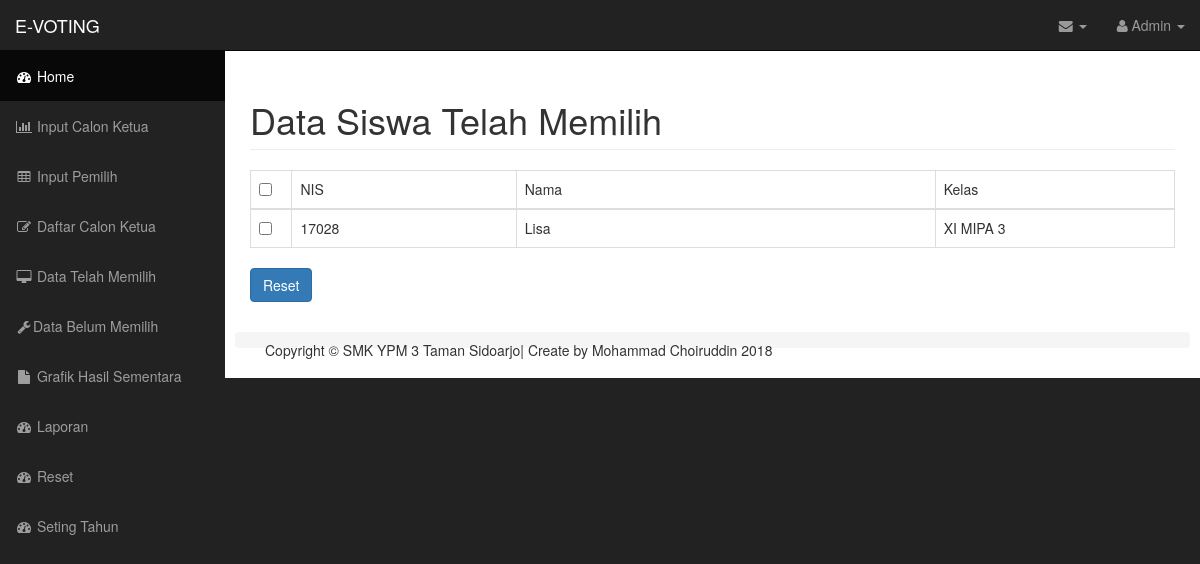
Screenshot of /system/datatelahmemilih.php (signed in) with the database file from the repository.
### tables this page shows
CREATE TABLE `students` (
  `id_siswa` int(11) NOT NULL,
  `matric_no` decimal(12,0) NOT NULL DEFAULT '0',
  `password` varchar(20) NOT NULL,
  `kelas` varchar(20) NOT NULL,
  `thn_ajaran` varchar(255) NOT NULL,
  `status` int(1) NOT NULL DEFAULT '0'
);

### system/datatelahmemilih.php (the view, shortened to what this page needs)
<!DOCTYPE html>
<html lang="en">
<head>
    <link href="css/bootstrap.min.css" rel="stylesheet">
    <link href="css/sb-admin.css" rel="stylesheet">
    <link href="font-awesome/css/font-awesome.min.css" rel="stylesheet" type="text/css">
</head>
<body>
    <div id="wrapper">
        <nav class="navbar navbar-inverse navbar-fixed-top" role="navigation">
            <div class="navbar-header">
                <a class="navbar-brand" href="home.php">E-VOTING</a>
            </div>
            <ul class="nav navbar-right top-nav">
                <li class="dropdown">
                    <a href="#" class="dropdown-toggle" data-toggle="dropdown"><i class="fa fa-envelope"></i> <b class="caret"></b></a>
                </li>
                <li class="dropdown">
                    <a href="#" class="dropdown-toggle" data-toggle="dropdown"><i class="fa fa-user"></i> Admin <b class="caret"></b></a>
                </li>
            </ul>
            <div class="collapse navbar-collapse navbar-ex1-collapse">
                <ul class="nav navbar-nav side-nav">
                    <li class="active">
                        <a href="home.php"><i class="fa fa-fw fa-dashboard"></i> Home</a>
                    </li>
                    <li>
                        <a href="inputcalon.php"><i class="fa fa-fw fa-bar-chart-o"></i> Input Calon Ketua</a>
                    </li>
                    <li>
                        <a href="inputpemilih.php"><i class="fa fa-fw fa-table"></i> Input Pemilih</a>
                    </li>
                    <li>
                        <a href="daftarcalon.php"><i class="fa fa-fw fa-edit"></i> Daftar Calon Ketua</a>
                    </li>
                    <li>
                        <a href="datatelahmemilih.php"><i class="fa fa-fw fa-desktop"></i> Data Telah Memilih</a>
                    </li>
                    <li>
                        <a href="databelummemilih.php"><i class="fa fa-fw fa-wrench"></i>Data Belum Memilih</a>
                    </li>
                    <li>
                        <a href="grafik.php"><i class="fa fa-fw fa-file"></i> Grafik Hasil Sementara</a>
                    </li>
                    <li>
                        <a href="laporan.php"><i class="fa fa-fw fa-dashboard"></i> Laporan</a>
                    </li>
                    <li>
                        <a href="reset_hasil.php"><i class="fa fa-fw fa-dashboard"></i> Reset</a>
                    </li>
                    <li>
                        <a href="setingtahun.php"><i class="fa fa-fw fa-dashboard"></i> Seting Tahun</a>
                    </li>
                </ul>
            </div>
        </nav>
        <div id="page-wrapper">
            <div class="container-fluid">
                <div class="row">
                  <div class="col-lg-12">
<h1 class="page-header">
                            Data Siswa Telah Memilih
                      </h1>
<form method="post" action="resetall_after.php">
<table class="table table-bordered table-hover"id="daftar" border='1' style="border-collapse:collapse" cellpadding='1' cellspacing='2' align='left' width='85%'>
 <thead>
  <tr>
    <td width="2%" align="left" valign="middle"><input type='checkbox' name='matric_no' onchange="checkAll(this)"></td>
    <td width="15%" align="left" valign="middle">NIS</td>
    <td width="28%" align="left" valign="middle">Nama</td>
    <td width="16%" align="left" valign="middle">Kelas</td>
  </tr>
 </thead>
 <tbody>
  <?php
   $sql = "SELECT * FROM students where status='1' ";
   $rs = mysql_query($sql) or die ($sql);
   while ($row = mysql_fetch_array($rs)) {
    $id = (int) $row['matric_no'];
    $name = $row['password'];
    $address = $row['kelas'];
  ?>
  <tr>
   <td><input type="checkbox" name="matric_no[]" value="<?php echo $id; ?>"></td>
   <td><?php echo $id; ?></td>
   <td><?php echo $name; ?></td>
   <td><?php echo $address; ?></td>
  </tr>
  <?php } ?>
 </tbody>
</table>
<button class="btn btn-primary">Reset</button>
</form>
                  </div>
                  <p>&nbsp;</p>
                  <ol class="breadcrumb">
                    <span class="col-lg-12">Copyright &copy; SMK YPM 3 Taman Sidoarjo| Create by Mohammad Choiruddin 2018</span>
                  </ol>
              </div>
            </div>
        </div>
    </div>
</body>
</html>

### system/css/sb-admin.css (style rules this page uses)
body { margin-top: 100px; background-color: #222; }
@media (min-width:768px) { body { margin-top: 50px; } }
#wrapper { padding-left: 0; }
#page-wrapper { width: 100%; padding: 0; background-color: #fff; }
@media (min-width:768px) { #wrapper { padding-left: 225px; } }
@media (min-width:768px) { #page-wrapper { padding: 10px; } }
.top-nav { padding: 0 15px; }
.top-nav>li { display: inline-block; float: left; }
.top-nav>li>a { padding-top: 15px; padding-bottom: 15px; line-height: 20px; color: #999; }
@media (min-width:768px) { .side-nav { position: fixed; top: 51px; left: 225px; width: 225px; margin-left: -225px; border: none; border-radius: 0; overflow-y: auto; background-color: #222; bottom: 0; overflow-x: hidden; padding-bottom: 40px; } }
@media (min-width:768px) { .side-nav>li>a { width: 225px; } }

### rows the page displays
students: matric_no "17028", password "Lisa", kelas "XI MIPA 3"
